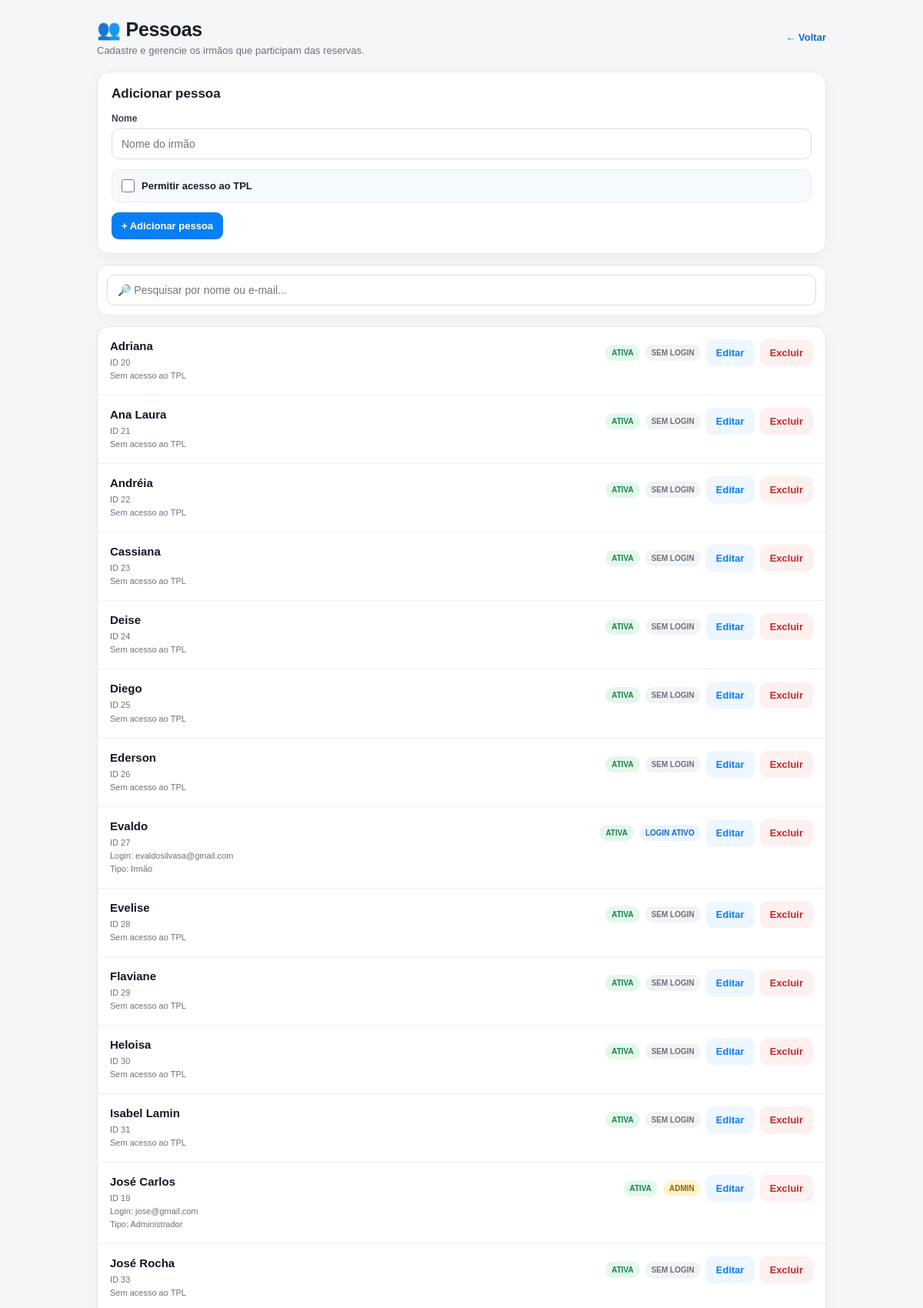
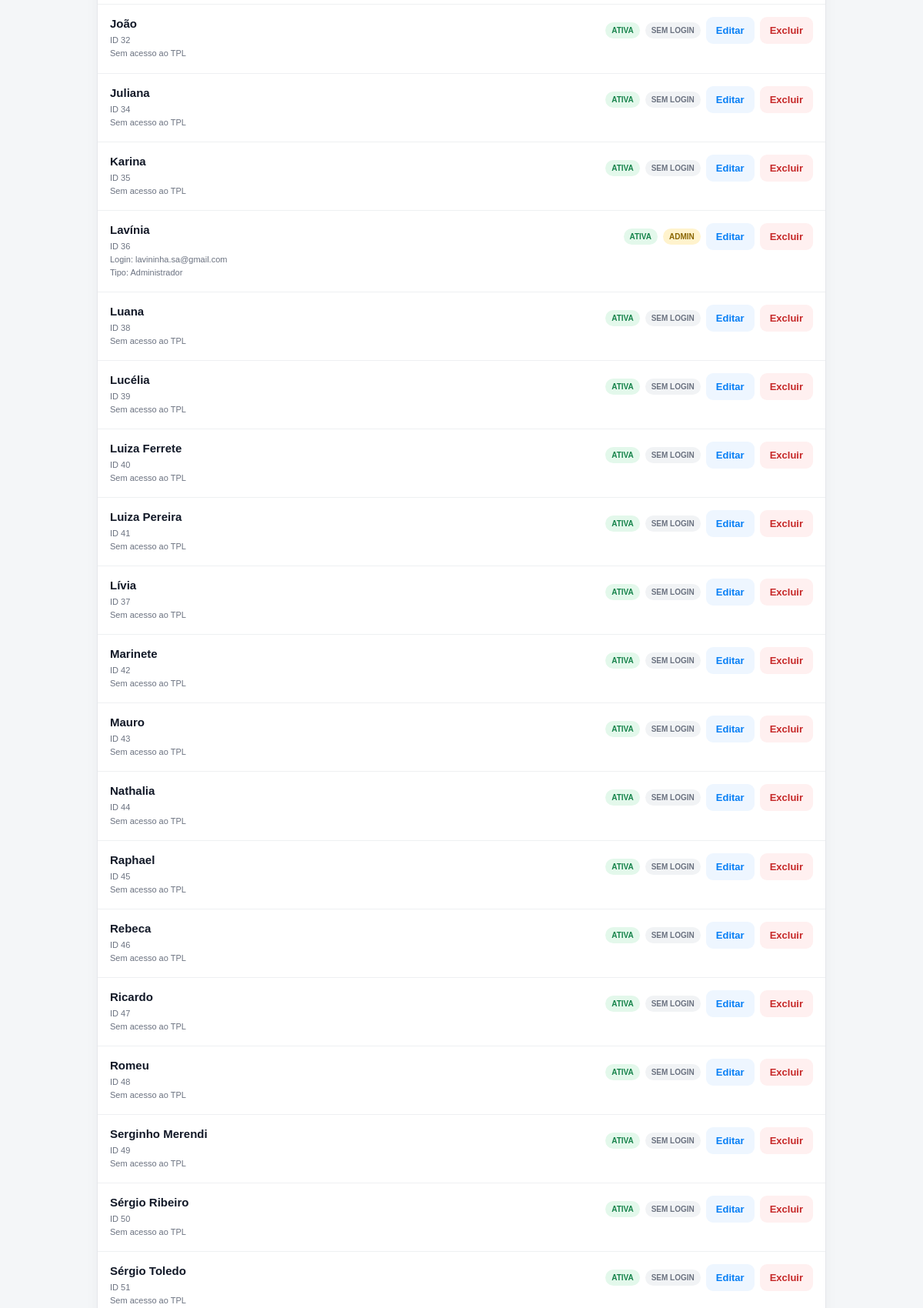
/admin/pessoas (signed in, upper part), run on the app's committed database (2 pictures, top to bottom).
### app/models.py (models this page shows, shortened)
class Pessoa(db.Model):
    id = db.Column(
        db.Integer,
        primary_key=True
    )
    nome = db.Column(
        db.String(100),
        nullable=False,
        unique=True
    )
    ativo = db.Column(
        db.Boolean,
        default=True
    )
    foto = db.Column(
        db.String(200),
        nullable=True
    )
    usuario_id = db.Column(
        db.Integer,
        db.ForeignKey("usuario.id"),
        nullable=True,
        unique=True
    )
    usuario = db.relationship(
        "Usuario",
        foreign_keys=[usuario_id]
    )

class Usuario(db.Model):
    id = db.Column(
        db.Integer,
        primary_key=True
    )
    nome = db.Column(
        db.String(100),
        nullable=False
    )
    email = db.Column(
        db.String(120),
        unique=True,
        nullable=False
    )
    senha = db.Column(
        db.String(200),
        nullable=False
    )
    tipo = db.Column(
        db.String(20),
        default="IRMAO"
    )
    ativo = db.Column(
        db.Boolean,
        default=True
    )
    @property
    def is_authenticated(self):
        return True

### app/routes.py (the view)
@routes.route("/admin/pessoas")
@admin_required
def admin_pessoas():
    pessoas = Pessoa.query.order_by(Pessoa.nome).all()
    return render_template(
        "admin_pessoas.html",
        pessoas=pessoas
    )

### app/routes.py (called while the page is built)
@routes.after_request
def impedir_cache_da_agenda(response):
    if request.endpoint == "routes.agenda":
        response.headers["Cache-Control"] = "no-store, no-cache, must-revalidate, max-age=0"
        response.headers["Pragma"] = "no-cache"
        response.headers["Expires"] = "0"
    return response

def admin_required(view):
    @wraps(view)
    @login_required
    def wrapper(*args, **kwargs):
        if current_user.tipo != "ADMIN":
            flash("Esta área é exclusiva para administradores.", "danger")
            return redirect(url_for("routes.agenda"))
        return view(*args, **kwargs)
    return wrapper

### app/templates/admin_pessoas.html (shortened to what this page needs)
<!DOCTYPE html>
<html lang="pt-BR">
<head>
    <link rel="stylesheet" href="{{ url_for('static', filename='css/style.css') }}">
</head>
<body>
<div class="app">
    <main class="pessoas-page">
        <div class="pessoas-topo">
            <div>
                <h1>👥 Pessoas</h1>
                <p>Cadastre e gerencie os irmãos que participam das reservas.</p>
            </div>
            <a class="btn-voltar" href="{{ url_for('routes.admin') }}">
                ← Voltar
            </a>
        </div>
        <div class="box">
            <h2>Adicionar pessoa</h2>
            <form method="POST"
                  action="{{ url_for('routes.adicionar_pessoa') }}"
                  id="formAdicionarPessoa">
                <div class="campo">
                    <label for="nome">Nome</label>
                    <input
                        type="text"
                        id="nome"
                        name="nome"
                        placeholder="Nome do irmão"
                        required
                        autocomplete="off"
                    >
                </div>
                <div class="login-opcao">
                    <input
                        type="checkbox"
                        id="acesso_login"
                        name="permitir_acesso"
                        value="sim"
                        onchange="mostrarCamposLoginAdicionar()"
                    >
                    <label for="acesso_login">
                        Permitir acesso ao TPL
                    </label>
                </div>
                <button class="btn btn-primary" type="submit">
                    + Adicionar pessoa
                </button>
            </form>
        </div>
        <div class="busca-pessoas">
            <input
                type="search"
                id="buscaPessoa"
                placeholder="🔎 Pesquisar por nome ou e-mail..."
                autocomplete="off"
            >
        </div>
        <div class="lista-pessoas">
            {% for pessoa in pessoas %}
                <div
                    class="pessoa"
                    data-search="{{ pessoa.nome|lower }} {% if pessoa.usuario %}{{ pessoa.usuario.email|lower }}{% endif %}"
                >
                    <div class="pessoa-info">
                        <div class="pessoa-nome">
                            {{ pessoa.nome }}
                        </div>
                        <div class="pessoa-meta">
                            ID {{ pessoa.id }}
                            {% if pessoa.usuario %}
                                <br>
                                Login: {{ pessoa.usuario.email }}
                                <br>
                                Tipo:
                                {% if pessoa.usuario.tipo == "ADMIN" %}
                                    Administrador
                                {% else %}
                                    Irmão
                                {% endif %}
                            {% else %}
                                <br>
                                Sem acesso ao TPL
                            {% endif %}
                        </div>
                    </div>
                    <div class="pessoa-acoes">
                        {% if pessoa.ativo %}
                            <span class="badge badge-ativo">ATIVA</span>
                        {% else %}
                            <span class="badge badge-inativo">INATIVA</span>
                        {% endif %}
                        {% if pessoa.usuario %}
                            {% if pessoa.usuario.ativo %}
                                {% if pessoa.usuario.tipo == "ADMIN" %}
                                    <span class="badge badge-admin">ADMIN</span>
                                {% else %}
                                    <span class="badge badge-login">LOGIN ATIVO</span>
                                {% endif %}
                            {% else %}
                                <span class="badge badge-sem-login">LOGIN INATIVO</span>
                            {% endif %}
                        {% else %}
                            <span class="badge badge-sem-login">SEM LOGIN</span>
                        {% endif %}
                        <button
                            type="button"
                            class="btn btn-editar"
                            onclick="editarPessoa({{ pessoa.id }})"
                        >
                            Editar
                        </button>
                        <form
                            method="POST"
                            action="{{ url_for('routes.excluir_pessoa', pessoa_id=pessoa.id) }}"
                        >
                            <button
                                class="btn btn-desativar"
                                type="submit"
                                onclick="return confirm('Tem certeza que deseja excluir esta pessoa?');"
                            >
                                Excluir
                            </button>
                        </form>
                    </div>
                </div>
            {% else %}
                <div style="padding:30px;text-align:center;color:#6b7280;">
                    Nenhuma pessoa cadastrada.
                </div>
            {% endfor %}
        </div>
    </main>
</div>
</body>
</html>

### app/static/css/style.css (style rules this page uses)
* { box-sizing: border-box; margin: 0; padding: 0; }
body { font-family: Arial, sans-serif; background: #f4f6f8; color: #17202a; padding-bottom: 80px; }
h2 { font-size: 18px; margin: 18px 0 12px; }
button { border: none; background: #0756ad; color: white; padding: 10px 18px; border-radius: 7px; font-size: 14px; font-weight: bold; cursor: pointer; }
.lista-pessoas { background: #fff; border: 1px solid #e1e5ea; border-radius: 12px; overflow: visible; }
.lista-pessoas { margin-top: 8px; display: flex; flex-direction: column; border: 1px solid #e1e5e9; border-radius: 10px; overflow: hidden; max-height: 330px; overflow-y: auto; }

### app/templates/admin_pessoas.html (style rules this page uses)
.pessoas-page { max-width: 980px; margin: 0 auto; padding: 24px 16px 40px; min-height: 100vh; }
.pessoas-topo { display: flex; align-items: center; justify-content: space-between; gap: 16px; margin-bottom: 20px; }
.pessoas-topo h1 { margin: 0; font-size: 25px; letter-spacing: -.3px; }
.pessoas-topo p { margin: 5px 0 0; color: #6b7280; font-size: 13px; }
.btn-voltar { color: #1769c2; text-decoration: none; font-size: 13px; font-weight: 600; white-space: nowrap; }
.box { background: #fff; border: 1px solid #e5e7eb; border-radius: 16px; padding: 18px; margin-bottom: 14px; box-shadow: 0 4px 18px rgba(15, 23, 42, .04); }
.box h2 { margin: 0 0 15px; font-size: 17px; }
.campo { margin-bottom: 12px; }
.campo label { display: block; margin-bottom: 6px; font-size: 12px; font-weight: 700; color: #374151; }
.campo input, .campo select { width: 100%; padding: 11px 12px; border: 1px solid #d8dde3; border-radius: 10px; font-size: 14px; box-sizing: border-box; background: #fff; }
.login-opcao { display: flex; align-items: center; gap: 9px; margin: 13px 0; padding: 12px; background: #f6f9fd; border: 1px solid #e7edf5; border-radius: 10px; }
.login-opcao input { width: 17px; height: 17px; margin: 0; accent-color: #087ff5; }
.login-opcao label { margin: 0; font-size: 13px; font-weight: 700; cursor: pointer; }
.btn { border: 0; border-radius: 9px; padding: 10px 13px; font-size: 13px; font-weight: 700; cursor: pointer; transition: .15s ease; }
.btn-primary { background: #087ff5; color: #fff; }
.btn-editar { background: #eef6ff; color: #087ff5; }
.btn-desativar { background: #fff0f0; color: #c62828; }
.busca-pessoas { display: flex; align-items: center; gap: 10px; background: #fff; border: 1px solid #e5e7eb; border-radius: 14px; padding: 12px; margin-bottom: 14px; box-shadow: 0 4px 18px rgba(15, 23, 42, .03); }
.busca-pessoas input { width: 100%; padding: 11px 13px; border: 1px solid #d8dde3; border-radius: 10px; font-size: 14px; outline: none; box-sizing: border-box; }
.lista-pessoas { background: #fff; border: 1px solid #e5e7eb; border-radius: 16px; overflow: visible; box-shadow: 0 4px 18px rgba(15, 23, 42, .04); }
.pessoa { display: flex; align-items: flex-start; justify-content: space-between; gap: 15px; padding: 16px; border-bottom: 1px solid #eef0f2; flex-wrap: wrap; }
.pessoa-info { flex: 1; min-width: 210px; }
.pessoa-nome { font-size: 15px; font-weight: 800; color: #111827; }
.pessoa-meta { margin-top: 5px; font-size: 11px; color: #6b7280; line-height: 1.55; }
.pessoa-acoes { display: flex; align-items: center; justify-content: flex-end; gap: 7px; flex-wrap: wrap; }
.badge { padding: 5px 8px; border-radius: 999px; font-size: 10px; font-weight: 800; white-space: nowrap; }
.badge-ativo { background: #e3f8eb; color: #16834b; }
.badge-login { background: #eaf3ff; color: #1769c2; }
.badge-admin { background: #fff3cd; color: #8a6500; }
.badge-sem-login { background: #f1f3f5; color: #6b7280; }
.pessoa { overflow: visible !important; height: auto !important; max-height: none !important; }
.lista-pessoas { width: 100% !important; height: auto !important; min-height: 0 !important; max-height: none !important; overflow: visible !important; box-sizing: border-box; }
.lista-pessoas .pessoa { width: 100%; height: auto !important; min-height: 0 !important; max-height: none !important; overflow: visible !important; box-sizing: border-box; }

### data on the page
Pessoa: nome "Adriana", id "20", shows "Sem acesso ao TPL", ativo "ATIVA", shows "SEM LOGIN"
Pessoa: nome "Ana Laura", id "21", shows "Sem acesso ao TPL", ativo "ATIVA", shows "SEM LOGIN"
Pessoa: nome "Andréia", id "22", shows "Sem acesso ao TPL", ativo "ATIVA", shows "SEM LOGIN"
Pessoa: nome "Cassiana", id "23", shows "Sem acesso ao TPL", ativo "ATIVA", shows "SEM LOGIN"
Pessoa: nome "Deise", id "24", shows "Sem acesso ao TPL", ativo "ATIVA", shows "SEM LOGIN"
Pessoa: nome "Diego", id "25", shows "Sem acesso ao TPL", ativo "ATIVA", shows "SEM LOGIN"
Pessoa: nome "Ederson", id "26", shows "Sem acesso ao TPL", ativo "ATIVA", shows "SEM LOGIN"
Pessoa: nome "Evaldo", id "27", usuario.email "evaldosilvasa@gmail.com", shows "Irmão", ativo "ATIVA", shows "LOGIN ATIVO"
Pessoa: nome "Evelise", id "28", shows "Sem acesso ao TPL", ativo "ATIVA", shows "SEM LOGIN"
Pessoa: nome "Flaviane", id "29", shows "Sem acesso ao TPL", ativo "ATIVA", shows "SEM LOGIN"
Pessoa: nome "Heloisa", id "30", shows "Sem acesso ao TPL", ativo "ATIVA", shows "SEM LOGIN"
Pessoa: nome "Isabel Lamin", id "31", shows "Sem acesso ao TPL", ativo "ATIVA", shows "SEM LOGIN"
Pessoa: nome "José Carlos", id "19", usuario.email "jose@gmail.com", shows "Administrador", ativo "ATIVA", shows "ADMIN"
Pessoa: nome "José Rocha", id "33", shows "Sem acesso ao TPL", ativo "ATIVA", shows "SEM LOGIN"
Pessoa: nome "João", id "32", shows "Sem acesso ao TPL", ativo "ATIVA", shows "SEM LOGIN"
Pessoa: nome "Juliana", id "34", shows "Sem acesso ao TPL", ativo "ATIVA", shows "SEM LOGIN"
Pessoa: nome "Karina", id "35", shows "Sem acesso ao TPL", ativo "ATIVA", shows "SEM LOGIN"
Pessoa: nome "Lavínia", id "36", usuario.email "lavininha.sa@gmail.com", shows "Administrador", ativo "ATIVA", shows "ADMIN"
Pessoa: nome "Luana", id "38", shows "Sem acesso ao TPL", ativo "ATIVA", shows "SEM LOGIN"
Pessoa: nome "Lucélia", id "39", shows "Sem acesso ao TPL", ativo "ATIVA", shows "SEM LOGIN"
Pessoa: nome "Luiza Ferrete", id "40", shows "Sem acesso ao TPL", ativo "ATIVA", shows "SEM LOGIN"
Pessoa: nome "Luiza Pereira", id "41", shows "Sem acesso ao TPL", ativo "ATIVA", shows "SEM LOGIN"
Pessoa: nome "Lívia", id "37", shows "Sem acesso ao TPL", ativo "ATIVA", shows "SEM LOGIN"
Pessoa: nome "Marinete", id "42", shows "Sem acesso ao TPL", ativo "ATIVA", shows "SEM LOGIN"
Pessoa: nome "Mauro", id "43", shows "Sem acesso ao TPL", ativo "ATIVA", shows "SEM LOGIN"
Pessoa: nome "Nathalia", id "44", shows "Sem acesso ao TPL", ativo "ATIVA", shows "SEM LOGIN"
Pessoa: nome "Raphael", id "45", shows "Sem acesso ao TPL", ativo "ATIVA", shows "SEM LOGIN"
Pessoa: nome "Rebeca", id "46", shows "Sem acesso ao TPL", ativo "ATIVA", shows "SEM LOGIN"
Pessoa: nome "Ricardo", id "47", shows "Sem acesso ao TPL", ativo "ATIVA", shows "SEM LOGIN"
Pessoa: nome "Romeu", id "48", shows "Sem acesso ao TPL", ativo "ATIVA", shows "SEM LOGIN"
Pessoa: nome "Serginho Merendi", id "49", shows "Sem acesso ao TPL", ativo "ATIVA", shows "SEM LOGIN"
Pessoa: nome "Sérgio Ribeiro", id "50", shows "Sem acesso ao TPL", ativo "ATIVA", shows "SEM LOGIN"
Pessoa: nome "Sérgio Toledo", id "51", shows "Sem acesso ao TPL", ativo "ATIVA", shows "SEM LOGIN"
